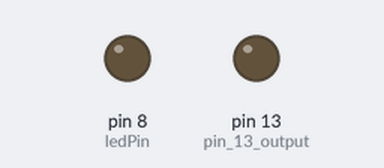
The sketch below on a simulated Arduino Uno, built with avr-gcc and run on an emulated ATmega328P. Shown: output pins drawn as LEDs (lit = HIGH).

Above: at 0.4 s.
At 6.4 s:
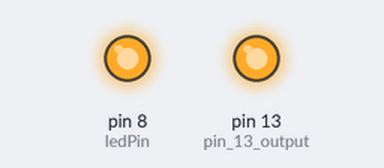
Timing chart, 0 to 9.2 s (numbered marks = the images above):
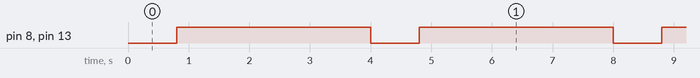

Measured:
- by itself, pin 8 (ledPin), pin 13 (pin_13_output): alternates HIGH for 3.2 s and LOW for 0.80 s

The sketch:

CANSAT_PULSO_1_FOTOS_CONTROL_ARDUINO.ino
```cpp
long tiempo = 0; // variable tiempo
long cada = 4000; // cada 3 segundos
long ancho = 800; // ancho del pulso 50 milisegundos
int pulso = 0;

int ledPin = 8;

void setup() {
  pinMode(ledPin,OUTPUT); // pìn 8
  pinMode(13,OUTPUT); // pin 13 output
}

void loop() {

  tiempo = millis();
  pulso = int(tiempo/cada);

  digitalWrite(ledPin,!((tiempo-pulso*cada)<ancho)); // negado, pulso con lógica negativa
  digitalWrite(13,!((tiempo-pulso*cada)<ancho)); // negado, pulso con lógica negativa

}
```
